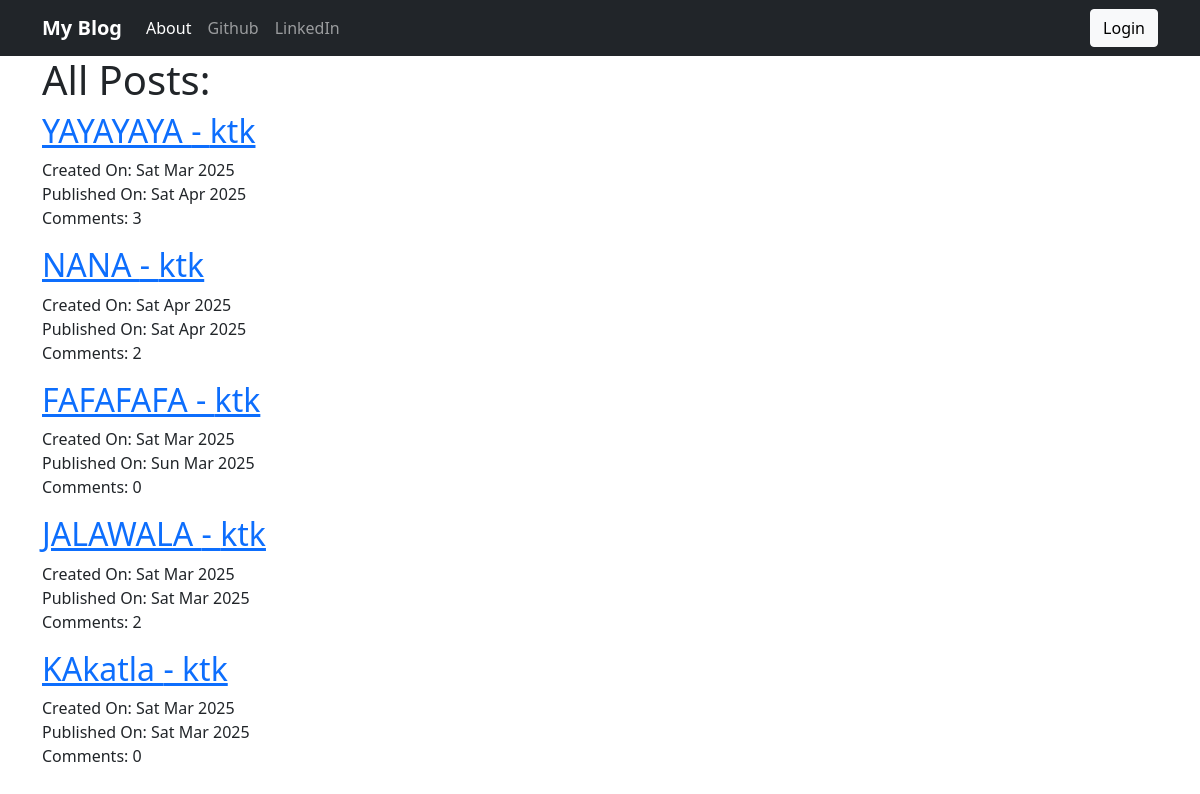
The page / on the database its author committed.
### blog/models.py (models this page shows, shortened)
class Post(models.Model):
    author = models.ForeignKey('auth.User', on_delete=models.CASCADE)
    title = models.CharField(max_length=256)
    text = models.TextField()
    create_date = models.DateTimeField(default=timezone.now)
    published_date = models.DateTimeField(blank=True, null=True)
    def get_approved_comments(self):
        return self.comments.filter(approved_comment=True)

### blog/views.py (the view)
# urls.py: path('', views.PostListView.as_view(), name='post_list'),
class PostListView(ListView):
    model = Post
    def get_queryset(self):
        return Post.objects.filter(published_date__lte=timezone.now()).order_by('-published_date')

### blog/templates/blog/post_list.html
{% extends 'blog/base.html' %}
{% block body_block %}
    <div class="centerstage">
        <h1>All Posts: </h1>
        <div class ='jumbotron'>
                {% for post in post_list %}
                <div class="post">
                    <h2><a href="{% url 'blog:post_detail' pk=post.pk %}">{{post.title}} - {{post.author}}</a></h2>
                    <div class="date createddate">
                        <p>Created On: {{post.create_date | date:'D M Y'}}<br>Published On: {{post.published_date | date:'D M Y'}}<br>Comments: {{ post.get_approved_comments.count }}</p>
                    </div>
                </div>
                {% empty %}
                <h2>No Posts to show!</h2>
                {% endfor %}
        </div>
    </div>
{% endblock %}

### blog/static/css/blog.css (style rules this page uses)
.centerstage { margin-left: auto; margin-right: auto; }

### rows shown on the page
Post: title "YAYAYAYA", author "ktk", create_date "Sat Mar 2025", published_date "Sat Apr 2025", get_approved_comments.count "3"
Post: title "NANA", author "ktk", create_date "Sat Apr 2025", published_date "Sat Apr 2025", get_approved_comments.count "2"
Post: title "FAFAFAFA", author "ktk", create_date "Sat Mar 2025", published_date "Sun Mar 2025", get_approved_comments.count "0"
Post: title "JALAWALA", author "ktk", create_date "Sat Mar 2025", published_date "Sat Mar 2025", get_approved_comments.count "2"
Post: title "KAkatla", author "ktk", create_date "Sat Mar 2025", published_date "Sat Mar 2025", get_approved_comments.count "0"
